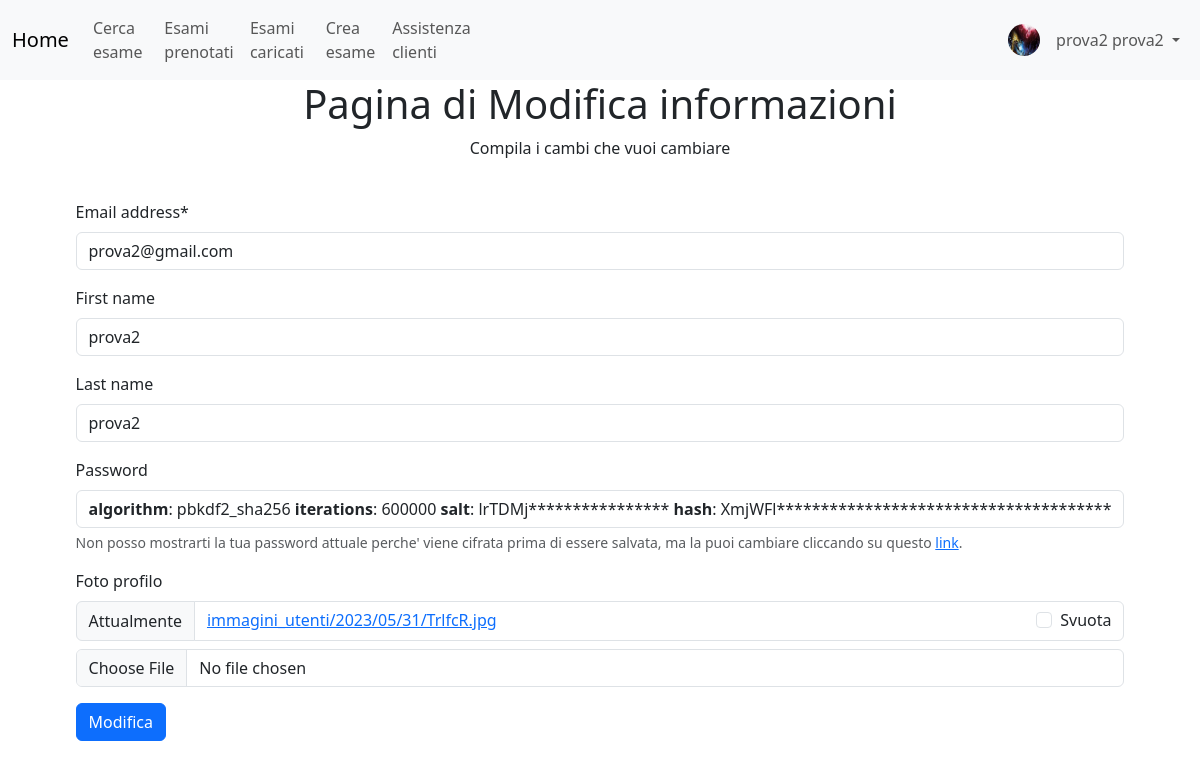
The app's page /utente/modifica_informazioni/ (signed in) with its own data.
### utenti_custom/models.py (models this page shows)
class UtenteCustom(AbstractUser):
    username = None
    email = models.EmailField(_('email address'), unique=True)
    foto_profilo = models.ImageField(upload_to ='immagini_utenti/%Y/%m/%d/', blank=True, null=True)
    USERNAME_FIELD = 'email'
    REQUIRED_FIELDS = ['first_name', 'last_name',]
    objects = UserManager()
    def __str__(self):
        return f"{self.first_name} {self.last_name}"

### utenti_custom/views.py (the view)
# urls.py: path('modifica_informazioni/', CustomModificaView.as_view(), name='modifica_informazioni'),
class CustomModificaView(SuccessMessageMixin, LoginRequiredMixin, UpdateView):
    form_class = CustomUserChangeForm
    template_name = 'registration/modifica_informazioni.html'
    success_url = reverse_lazy('utenti_custom:modifica_informazioni')
    success_message = "Le modfiche sono state effettuate"
    def get_object(self):
        return self.request.user

### utenti_custom/forms.py
class CustomUserChangeForm(UserChangeForm):
    helper = FormHelper()
    helper.form_id = 'changeutente_crispy_form'
    helper.form_method = 'POST'
    helper.add_input(Submit('submit','Modifica'))
    def __init__(self, *args, **kwargs):
        super().__init__(*args, **kwargs)
        self.password = self.fields.get("password")
        if self.password:
            self.password.help_text = (
            "Non posso mostrarti la tua password attuale perche' viene cifrata prima di "
            'essere salvata, ma la puoi cambiare cliccando su questo <a href="{}">link</a>.'
            )
            self.password.help_text = self.password.help_text.format(
                f"../../utente/modifica_password/"
            )
    class Meta:
        model = UtenteCustom
        fields = ('email', 'first_name', 'last_name', 'password', 'foto_profilo')

### utenti_custom/templates/registration/modifica_informazioni.html (shortened to what this page needs)
{% extends 'base.html' %}
{% load crispy_forms_tags %}
{% block content %}
<div class="jumbotron text-center" style="margin-bottom:0">
    <h1>Pagina di Modifica informazioni</h1>
    <p>Compila i cambi che vuoi cambiare</p>
</div>
<br>
<div class="d-flex justify-content-center">
  {% crispy form %}
</div>
<br>
<br>
{% endblock %}

### templates/base.html (shortened to what this page needs)
<!DOCTYPE html>
<html lang="en">
{% load static %}
<head>
  <link rel="stylesheet" href="https://cdn.jsdelivr.net/npm/bootstrap@5.3.0/dist/css/bootstrap.min.css">
  {% load crispy_forms_tags %}
</head>
<body>
  <nav class="navbar navbar-expand-sm bg-light navbar-light">
    <div class="container-fluid ">
      {% block navbar %}
      <a class="navbar-brand" href="{% url 'home' %}">Home</a>
      <div class="collapse navbar-collapse" id="collapsibleNavbar">
        <ul class="navbar-nav">
          <li class="nav-item">
            <a class="nav-link" href="{% url 'gestione_utenti:ricerca_esami' %}">Cerca esame</a>
          </li>
          <li class="nav-item">
            <a class="nav-link" href="{% url 'gestione_utenti:situazione' %}">Esami prenotati</a>
          </li>
          {% if request.user.groups.all.0.name == 'Medici' %}
          <li class="nav-item">
            <a class="nav-link" href="{% url 'gestione_medici:esami_caricati' %}">Esami caricati</a>
          </li>
          <li class="nav-item">
            <a class="nav-link" href="{% url 'gestione_medici:crea_esame' %}">Crea esame</a>
          </li>
          {% endif%}
          {% if request.user.groups.all.0.name == 'Assistenza' %}
          <li class="nav-item">
            <a class="nav-link" href="{% url 'gestione_assistenza:utenti_attesa' %}">Utenti in attesa</a>
          </li>
          <li class="nav-item">
            <a class="nav-link" href="{% url 'admin:index' %}">Pannello Assistenza</a>
          </li>
          {% elif not request.user.is_staff %}
          <li class="nav-item">
            <a class="nav-link" href="{% url 'gestione_assistenza:richiesta_assistenza' %}">Assistenza clienti</a>
          </li>
          {% else %}
          <li class="nav-item">
            <a class="nav-link" href="{% url 'admin:index' %}">Pannello Admin</a>
          </li>
          {% endif%}
        </ul>
        <div class="navbar-collapse collapse w-100 order-3 dual-collapse2">
          <ul class="navbar-nav ms-auto">
            <li class="nav-item">
              <span class="navbar-text">
                {% if request.user.is_authenticated and request.user.foto_profilo %}
                  <img src="{{ request.user.foto_profilo.url }}" alt="Foto profilo" class="rounded-circle mt-1 me-2" style="width: 32px; height: 32px;">
                {% else %}
                  <img src="{% static '/immagini/blank_profile_picture.png' %}" alt="Immagine default" class="rounded-circle mt-1 me-2" style="width: 32px; height: 32px;">
                {% endif %}
              </span>
            </li>
            <li class="nav-item dropdown">
              <a class="nav-link dropdown-toggle" id="navbarDropdownMenuLink" role="button" data-bs-toggle="dropdown" aria-haspopup="true" aria-expanded="false">
                {% if request.user.is_authenticated %}
                  {{ request.user }}
                {% else %}
                  Utente anonimo
                {% endif %}
              </a>
          </ul>
        </div>
      </div>
      {% endblock %}
    </div>
  </nav>
{% block content %}
{% endblock %}
</body>
</html>

### records on screen
UtenteCustom: user.foto_profilo (picture), user "prova2 prova2", email "prova2@gmail.com", first_name "prova2", last_name "prova2"
